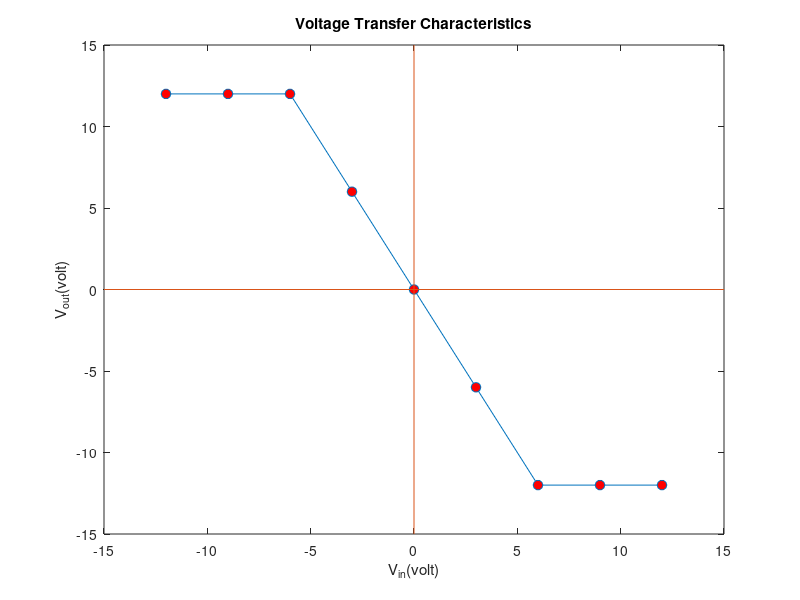

Write MATLAB code to recreate this figure.
x=[12,9,6,3,0,-3,-6,-9,-12];
y=[-12,-12,-12,-6,0,6,12,12,12];
%sys=tf([1e-2,0],[1e-4,1e-2,1e5]);
%options = bodeoptions;
%options.FreqUnits = 'Hz';
%bodemag(sys,options)
plot(x,y,'-o','MarkerSize',7,'MarkerFaceColor','r')
%semilogx(x,y,'-o','MarkerSize',7,'MarkerFaceColor','r')
%grid on
%semilogx(x,y,'-o',x1,y1,'--',8.49,2.343,'r*',12.9e6,2.343,'r*','MarkerSize',7,'MarkerFaceColor','b')
%text(10,21,['Lower cutoff frequency',newline,'8.82Hz'])
%text(5000,21,['Upper cutoff frequency',newline,'1.67MHz']
line([0 0], ylim);
line(xlim, [0 0]);
xlabel("V_{in}(volt)")
ylabel("V_{out}(volt)")
title("Voltage Transfer Characteristics")
